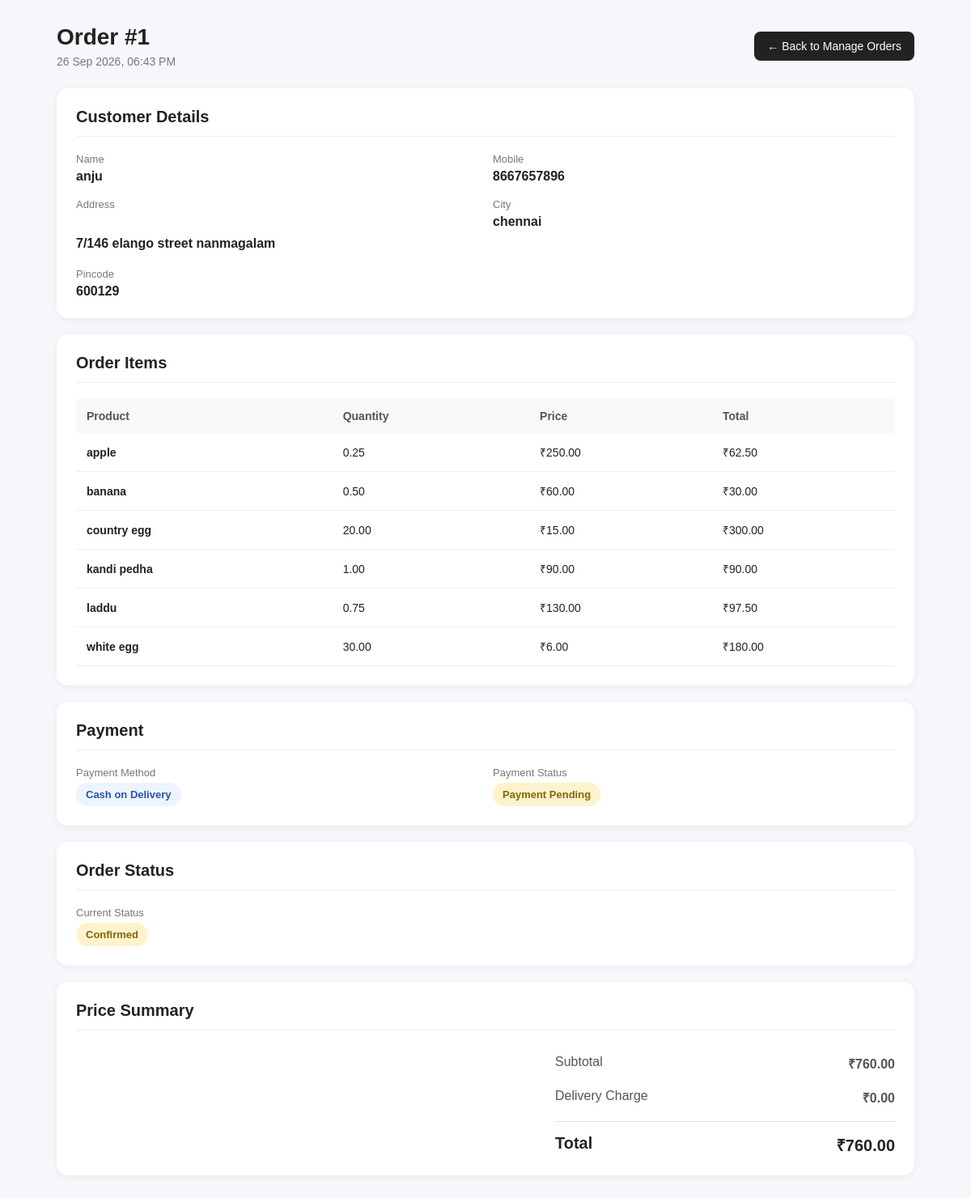
/orders/admin-orders/1/ (signed in), run on the app's committed database.
### orders/models.py (models this page shows, shortened)
class Order(models.Model):
    DELIVERY_CHOICES = [
        ("delivery", "Home Delivery"),
        ("pickup", "Shop Pickup"),
    ]
    PAYMENT_CHOICES = [
        ("cod", "Cash on Delivery"),
        ("online", "Online Payment"),
    ]
    STATUS_CHOICES = [
        ("pending", "Pending"),
        ("confirmed", "Confirmed"),
        ("preparing", "Preparing"),
        ("out_for_delivery", "Out for Delivery"),
        ("ready_pickup", "Ready for Pickup"),
        ("delivered", "Delivered"),
        ("cancelled", "Cancelled"),
    ]
    user = models.ForeignKey(
    User,
    on_delete=models.SET_NULL,
    null=True,
    blank=True,
    related_name="orders"
)
    customer_name = models.CharField(max_length=150)
    mobile = models.CharField(max_length=15)
    email = models.EmailField(blank=True)
    address = models.TextField(blank=True)
    city = models.CharField(max_length=100, blank=True)
    pincode = models.CharField(max_length=10, blank=True)
    delivery_type = models.CharField(
        max_length=20,
        choices=DELIVERY_CHOICES,
        default="delivery"
    )
    payment_method = models.CharField(
        max_length=20,
        choices=PAYMENT_CHOICES,
        default="cod"
    )
    payment_status = models.CharField(
        max_length=20,
        default="pending"
    )
    order_status = models.CharField(
        max_length=30,
        choices=STATUS_CHOICES,
        default="pending"
    )
    subtotal = models.DecimalField(
        max_digits=10,
        decimal_places=2
    )
    delivery_charge = models.DecimalField(
        max_digits=10,
        decimal_places=2,
        default=0
    )
    total_amount = models.DecimalField(
        max_digits=10,
        decimal_places=2
    )
    created_at = models.DateTimeField(
        auto_now_add=True
    )
    updated_at = models.DateTimeField(
        auto_now=True
    )

class OrderItem(models.Model):
    order = models.ForeignKey(
        Order,
        on_delete=models.CASCADE,
        related_name="items"
    )
    product = models.ForeignKey(
        "products.Product",
        on_delete=models.PROTECT
    )
    quantity = models.DecimalField(
        max_digits=10,
        decimal_places=2
    )
    price = models.DecimalField(
        max_digits=10,
        decimal_places=2
    )
    total = models.DecimalField(
        max_digits=10,
        decimal_places=2
    )

### products/models.py (models this page shows, shortened)
class Product(models.Model):
    PRODUCT_TYPE_CHOICES = [
        ("fruits", "🍎 Fruits"),
        ("eggs", "🥚 Eggs"),
        ("snacks", "🍘 Snacks"),
    ]
    UNIT_CHOICES = [
        ("piece", "Piece"),
        ("weight", "Weight"),
        ("custom", "Custom Quantity"),
    ]
    STOCK_UNIT_CHOICES = [
        ("piece", "Pieces"),
        ("g", "Grams (g)"),
        ("kg", "Kilograms (kg)"),
    ]
    product_type = models.CharField(
        max_length=20,
        choices=PRODUCT_TYPE_CHOICES,
        default="fruits"
    )
    category = models.ForeignKey(
        Category,
        on_delete=models.CASCADE,
        related_name="products"
    )
    name = models.CharField(max_length=150)
    image = models.ImageField(
        upload_to="products/",
        blank=True,
        null=True
    )
    description = models.TextField(blank=True)
    unit_type = models.CharField(
        max_length=20,
        choices=UNIT_CHOICES,
        default="piece"
    )
    price = models.DecimalField(
        max_digits=10,
        decimal_places=2
    )
    stock = models.DecimalField(
        max_digits=10,
        decimal_places=2,
        default=0
    )
    stock_unit = models.CharField(
        max_length=10,
        choices=STOCK_UNIT_CHOICES,
        default="piece"
    )
    is_available = models.BooleanField(default=True)
    created_at = models.DateTimeField(auto_now_add=True)
    updated_at = models.DateTimeField(auto_now=True)
    class Meta:
        ordering = ["name"]

### orders/views.py (the view)
@login_required
@user_passes_test(is_admin_user)
def admin_order_detail(request, order_id):
    order = get_object_or_404(
        Order.objects.prefetch_related(
            "items__product"
        ),
        id=order_id
    )
    return render(
        request,
        "orders/admin_order_detail.html",
        {
            "order": order,
        }
    )

### orders/views.py (called while the page is built)
def is_admin_user(user):
    return user.is_authenticated and user.is_staff

### templates/orders/admin_order_detail.html (shortened to what this page needs)
{% load static %}
<!DOCTYPE html>
<html lang="en">
<head>
</head>
<body>
<div class="container">
    <div class="top-bar">
        <div>
            <h1>Order #{{ order.id }}</h1>
            <div class="order-date">
                {{ order.created_at|date:"d M Y, h:i A" }}
            </div>
        </div>
        <a href="{% url 'admin_orders' %}" class="back-btn">
            ← Back to Manage Orders
        </a>
    </div>
    <div class="card">
        <h2>Customer Details</h2>
        <div class="details-grid">
            <div class="detail-item">
                <span class="detail-label">Name</span>
                <span class="detail-value">
                    {{ order.customer_name }}
                </span>
            </div>
            <div class="detail-item">
                <span class="detail-label">Mobile</span>
                <span class="detail-value">
                    {{ order.mobile }}
                </span>
            </div>
            <div class="detail-item">
                <span class="detail-label">Address</span>
                <span class="detail-value address">
                    {{ order.address|default:"-" }}
                </span>
            </div>
            <div class="detail-item">
                <span class="detail-label">City</span>
                <span class="detail-value">
                    {{ order.city|default:"-" }}
                </span>
            </div>
            <div class="detail-item">
                <span class="detail-label">Pincode</span>
                <span class="detail-value">
                    {{ order.pincode|default:"-" }}
                </span>
            </div>
        </div>
    </div>
    <div class="card">
        <h2>Order Items</h2>
        <div class="table-wrapper">
            <table>
                <thead>
                    <tr>
                        <th>Product</th>
                        <th>Quantity</th>
                        <th>Price</th>
                        <th>Total</th>
                    </tr>
                </thead>
                <tbody>
                    {% for item in order.items.all %}
                    <tr>
                        <td class="product-name">
                            {{ item.product.name }}
                        </td>
                        <td>
                            {{ item.quantity }}
                        </td>
                        <td class="price">
                            ₹{{ item.price }}
                        </td>
                        <td class="price">
                            ₹{{ item.total }}
                        </td>
                    </tr>
                    {% empty %}
                    <tr>
                        <td colspan="4" class="empty">
                            No items found.
                        </td>
                    </tr>
                    {% endfor %}
                </tbody>
            </table>
        </div>
    </div>
    <div class="card">
        <h2>Payment</h2>
        <div class="payment-grid">
            <div class="detail-item">
                <span class="detail-label">
                    Payment Method
                </span>
                <span>
                    <span class="badge payment-method">
                        {{ order.get_payment_method_display }}
                    </span>
                </span>
            </div>
            <div class="detail-item">
                <span class="detail-label">
                    Payment Status
                </span>
                <span>
                    {% if order.payment_status == "pending" %}
                        <span class="badge payment-pending">
                            Payment Pending
                        </span>
                    {% else %}
                        <span class="badge payment-success">
                            {{ order.payment_status|title }}
                        </span>
                    {% endif %}
                </span>
            </div>
        </div>
    </div>
    <div class="card">
        <h2>Order Status</h2>
        <div class="status-grid">
            <div class="detail-item">
                <span class="detail-label">
                    Current Status
                </span>
                <span>
                    <span class="badge status">
                        {{ order.get_order_status_display }}
                    </span>
                </span>
            </div>
        </div>
    </div>
    <div class="card">
        <h2>Price Summary</h2>
        <div class="summary">
            <div class="summary-row">
                <span>Subtotal</span>
                <strong>
                    ₹{{ order.subtotal }}
                </strong>
            </div>
            <div class="summary-row">
                <span>Delivery Charge</span>
                <strong>
                    ₹{{ order.delivery_charge }}
                </strong>
            </div>
            <div class="summary-total">
                <span>Total</span>
                <span>
                    ₹{{ order.total_amount }}
                </span>
            </div>
        </div>
    </div>
</div>
</body>
</html>

### templates/orders/admin_order_detail.html (style rules this page uses)
* { box-sizing: border-box; }
body { margin: 0; font-family: Arial, Helvetica, sans-serif; background: #f5f7fb; color: #222; }
.container { max-width: 1100px; margin: 30px auto; padding: 0 20px; }
.top-bar { display: flex; justify-content: space-between; align-items: center; margin-bottom: 25px; gap: 15px; }
.top-bar h1 { margin: 0; font-size: 28px; }
.back-btn { display: inline-block; padding: 10px 16px; background: #222; color: white; text-decoration: none; border-radius: 8px; font-size: 14px; }
.order-date { color: #777; margin-top: 6px; font-size: 14px; }
.card { background: white; border-radius: 14px; padding: 24px; margin-bottom: 20px; box-shadow: 0 2px 10px rgba(0, 0, 0, 0.06); }
.card h2 { margin: 0 0 20px; font-size: 20px; border-bottom: 1px solid #eee; padding-bottom: 12px; }
.details-grid { display: grid; grid-template-columns: repeat(2, 1fr); gap: 18px; }
.detail-item { display: flex; flex-direction: column; gap: 5px; }
.detail-label { font-size: 13px; color: #777; }
.detail-value { font-size: 16px; font-weight: 600; }
.address { white-space: pre-line; line-height: 1.5; }
.table-wrapper { overflow-x: auto; }
table { width: 100%; border-collapse: collapse; }
th { background: #f7f8fa; text-align: left; padding: 13px; font-size: 14px; color: #555; }
td { padding: 14px 13px; border-bottom: 1px solid #eee; font-size: 14px; }
.product-name { font-weight: 600; }
.price { white-space: nowrap; }
.payment-grid, .status-grid { display: grid; grid-template-columns: repeat(2, 1fr); gap: 18px; }
.badge { display: inline-block; padding: 7px 12px; border-radius: 20px; font-size: 13px; font-weight: 600; }
.payment-method { background: #eef4ff; color: #2456a6; }
.payment-pending { background: #fff3cd; color: #856404; }
.status { background: #fff3cd; color: #856404; }
.summary { max-width: 420px; margin-left: auto; }
.summary-row { display: flex; justify-content: space-between; padding: 10px 0; color: #555; }
.summary-total { display: flex; justify-content: space-between; border-top: 1px solid #ddd; margin-top: 8px; padding-top: 15px; font-size: 20px; font-weight: 700; }

### data on the page
Order: id "1", created_at "26 Sep 2026, 06:43 PM", customer_name "anju", mobile "8667657896", address "7/146 elango street nanmagalam", city "chennai", pincode "600129", payment_method "Cash on Delivery", order_status "Confirmed", subtotal "760.00", delivery_charge "0.00", total_amount "760.00"
OrderItem: product.name "apple", quantity "0.25", price "250.00", total "62.50"
OrderItem: product.name "banana", quantity "0.50", price "60.00", total "30.00"
OrderItem: product.name "country egg", quantity "20.00", price "15.00", total "300.00"
OrderItem: product.name "kandi pedha", quantity "1.00", price "90.00", total "90.00"
OrderItem: product.name "laddu", quantity "0.75", price "130.00", total "97.50"
OrderItem: product.name "white egg", quantity "30.00", price "6.00", total "180.00"
